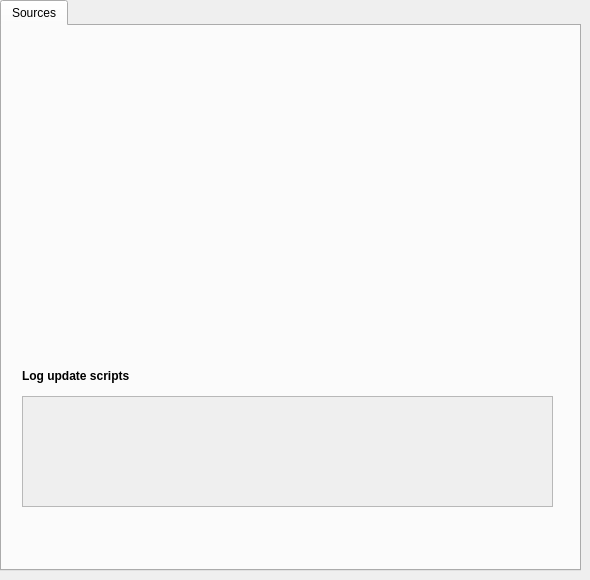
    <widget class="QWidget" name="tab_16">
     <attribute name="icon">
      <iconset resource="winsys.qrc">
       <normaloff>:/images/nav_10-512.png</normaloff>:/images/nav_10-512.png</iconset>
     </attribute>
     <attribute name="title">
      <string/>
     </attribute>
     <widget class="QTabWidget" name="tabWidget_8">
      <property name="geometry">
       <rect>
        <x>0</x>
        <y>0</y>
        <width>581</width>
        <height>571</height>
       </rect>
      </property>
      <property name="font">
       <font>
        <weight>50</weight>
        <bold>false</bold>
       </font>
      </property>
      <property name="autoFillBackground">
       <bool>false</bool>
      </property>
      <property name="currentIndex">
       <number>0</number>
      </property>
      <widget class="QWidget" name="tab_27">
       <attribute name="title">
        <string>Sources</string>
       </attribute>
       <widget class="QTextBrowser" name="textBrowser">
        <property name="enabled">
         <bool>false</bool>
        </property>
        <property name="geometry">
         <rect>
          <x>20</x>
          <y>370</y>
          <width>531</width>
          <height>111</height>
         </rect>
        </property>
       </widget>
       <widget class="QLabel" name="label_44">
        <property name="geometry">
         <rect>
          <x>20</x>
          <y>340</y>
          <width>651</width>
          <height>20</height>
         </rect>
        </property>
        <property name="font">
         <font>
          <weight>75</weight>
          <bold>true</bold>
         </font>
        </property>
        <property name="text">
         <string>Log update scripts</string>
        </property>
       </widget>
      </widget>
     </widget>
    </widget>
